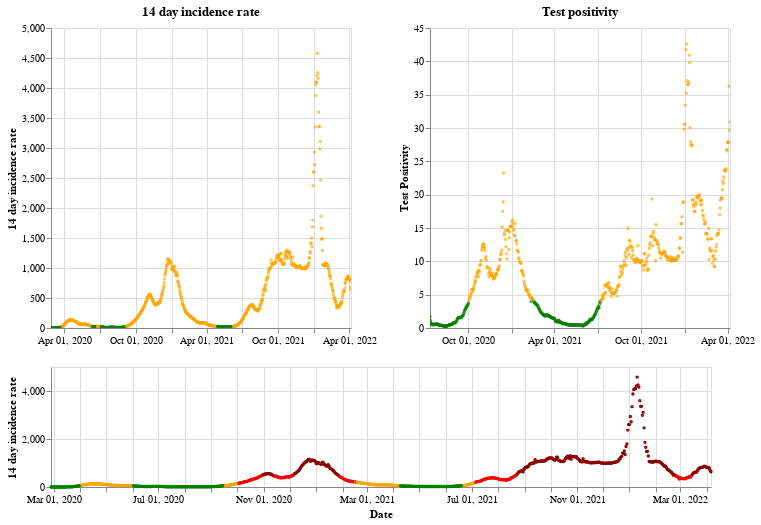

Write notebook code for a chart like this one.
### Markdown cell above
## Wales

### Code cell
plot_traffic_light('Wales')

### Figure 1 — Vega-Lite specification as saved in the notebook (floating-point values rounded to 4 significant figures; data arrays with more than 128 entries replaced by an {"elided": "..."} marker saying what was removed)
{"config": {"view": {"continuousWidth": 400, "continuousHeight": 300}}, "vconcat": [{"hconcat": [{"mark": {"type": "point", "size": 2}, "encoding": {"color": {"condition": {"value": "green", "test": "(datum.twoWeeklyCasesRate <= 25)"}, "value": "orange"}, "tooltip": [{"type": "nominal", "field": "areaName"}, {"type": "temporal", "field": "date"}, {"type": "quantitative", "field": "twoWeeklyCasesRate"}, {"type": "quantitative", "field": "testPositivity"}], "x": {"type": "temporal", "axis": {"title": ""}, "field": "date", "scale": {"domain": {"selection": "DateBrush"}}, "timeUnit": "yearmonthdate"}, "y": {"type": "quantitative", "axis": {"title": "14 day incidence rate"}, "field": "twoWeeklyCasesRate"}}, "title": "14 day incidence rate", "width": 300}, {"mark": {"type": "point", "size": 2}, "encoding": {"color": {"condition": {"value": "green", "test": "(datum.testPositivity <= 4)"}, "value": "orange"}, "tooltip": [{"type": "nominal", "field": "areaName"}, {"type": "temporal", "field": "date"}, {"type": "quantitative", "field": "twoWeeklyCasesRate"}, {"type": "quantitative", "field": "testPositivity"}], "x": {"type": "temporal", "axis": {"title": ""}, "field": "date", "scale": {"domain": {"selection": "DateBrush"}}, "timeUnit": "yearmonthdate"}, "y": {"type": "quantitative", "axis": {"title": "Test Positivity"}, "field": "testPositivity"}}, "title": "Test positivity", "width": 300}]}, {"layer": [{"mark": {"type": "point", "size": 2}, "encoding": {"color": {"condition": {"value": "orange", "test": "(((datum.testPositivity < 4) && (datum.twoWeeklyCasesRate >= 50)) && (datum.twoWeeklyCasesRate < 200))"}, "value": "red"}, "opacity": {"condition": {"value": 1, "test": "((datum.twoWeeklyCasesRate >= 50) && (datum.twoWeeklyCasesRate < 500))"}, "value": 0}, "tooltip": [{"type": "nominal", "field": "areaName"}, {"type": "temporal", "field": "date"}, {"type": "quantitative", "field": "twoWeeklyCasesRate"}, {"type": "quantitative", "field": "testPositivity"}], "x": {"type": "temporal", "axis": {"title": "Date"}, "field": "date", "timeUnit": "yearmonthdate"}, "y": {"type": "quantitative", "axis": {"title": "14 day incidence rate"}, "field": "twoWeeklyCasesRate"}}, "selection": {"DateBrush": {"type": "interval", "encodings": ["x"], "fields": ["Time"]}}}, {"mark": {"type": "point", "size": 2}, "encoding": {"color": {"value": "darkred"}, "opacity": {"condition": {"value": 1, "test": "(datum.twoWeeklyCasesRate >= 500)"}, "value": 0}, "tooltip": [{"type": "nominal", "field": "areaName"}, {"type": "temporal", "field": "date"}, {"type": "quantitative", "field": "twoWeeklyCasesRate"}, {"type": "quantitative", "field": "testPositivity"}], "x": {"type": "temporal", "axis": {"title": "Date"}, "field": "date", "timeUnit": "yearmonthdate"}, "y": {"type": "quantitative", "axis": {"title": "14 day incidence rate"}, "field": "twoWeeklyCasesRate"}}}, {"mark": {"type": "point", "size": 2}, "encoding": {"color": {"condition": {"value": "green", "test": "((datum.testPositivity < 4) && (datum.twoWeeklyCasesRate < 50))"}, "value": "orange"}, "opacity": {"condition": {"value": 1, "test": "(datum.twoWeeklyCasesRate < 50)"}, "value": 0}, "tooltip": [{"type": "nominal", "field": "areaName"}, {"type": "temporal", "field": "date"}, {"type": "quantitative", "field": "twoWeeklyCasesRate"}, {"type": "quantitative", "field": "testPositivity"}], "x": {"type": "temporal", "axis": {"title": "Date"}, "field": "date", "timeUnit": "yearmonthdate"}, "y": {"type": "quantitative", "axis": {"title": "14 day incidence rate"}, "field": "twoWeeklyCasesRate"}}}], "height": 120, "width": 660}], "data": {"name": "data-2f044191b0d3bf66fceb42f59c2e3601"}, "$schema": "https://vega.github.io/schema/vega-lite/v4.8.1.json", "datasets": {"data-2f044191b0d3bf66fceb42f59c2e3601": {"elided": "770 records"}}}
